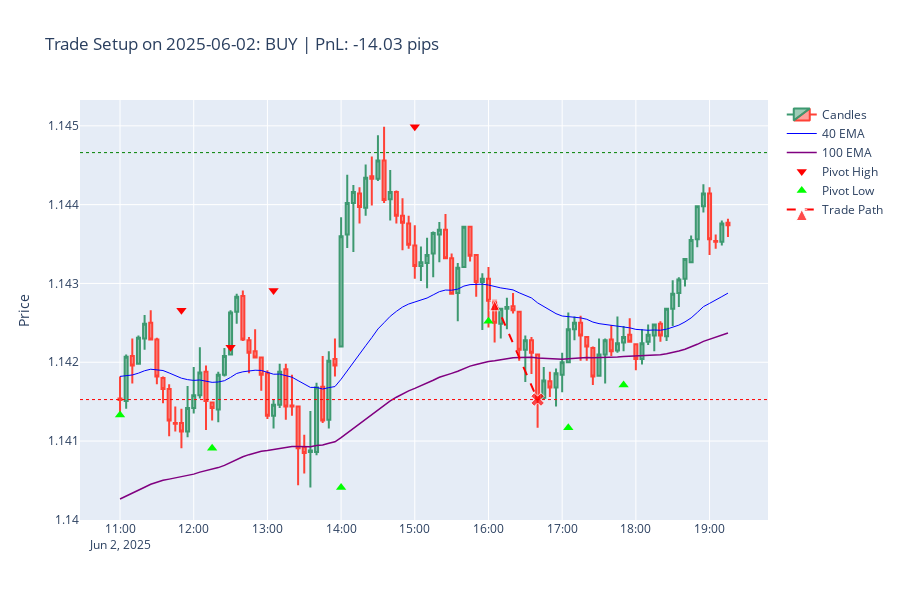
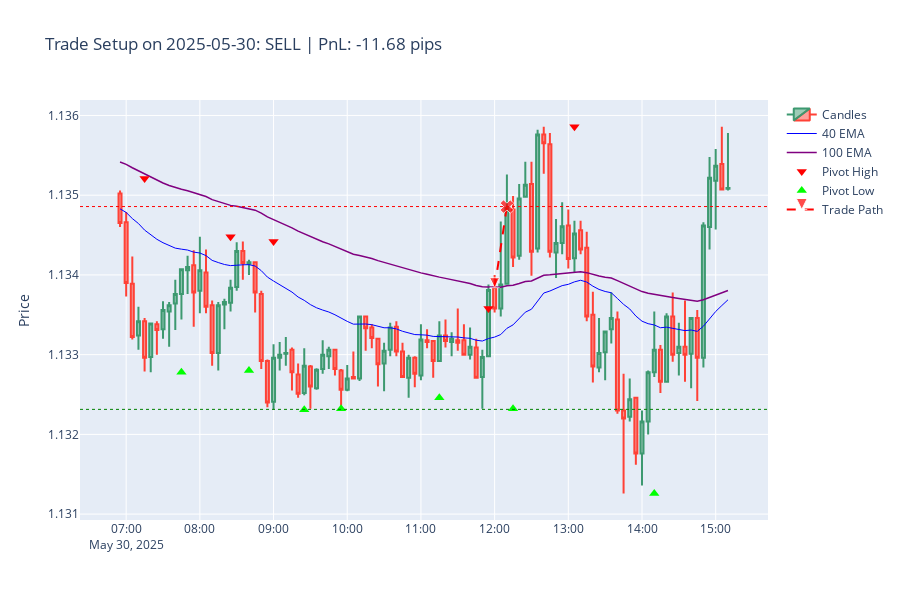
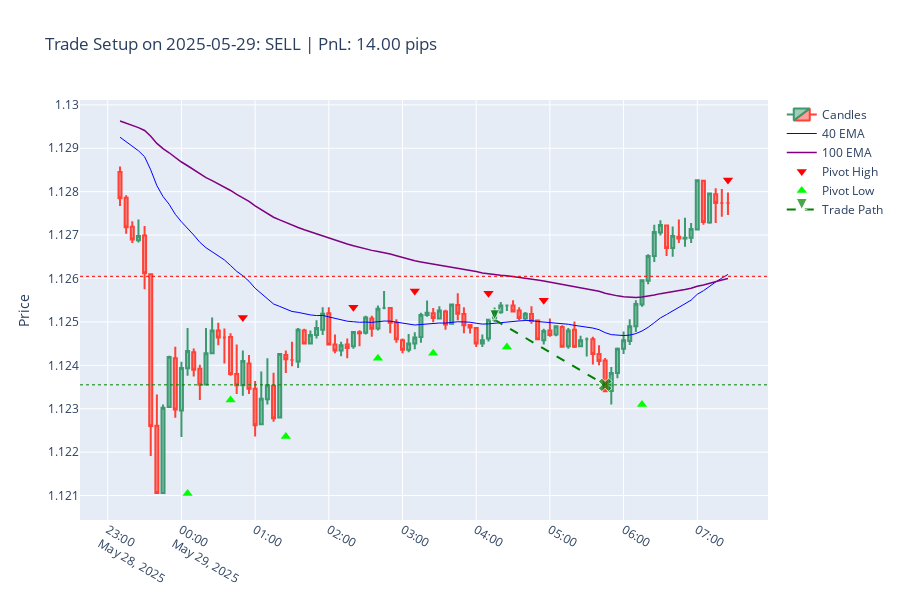
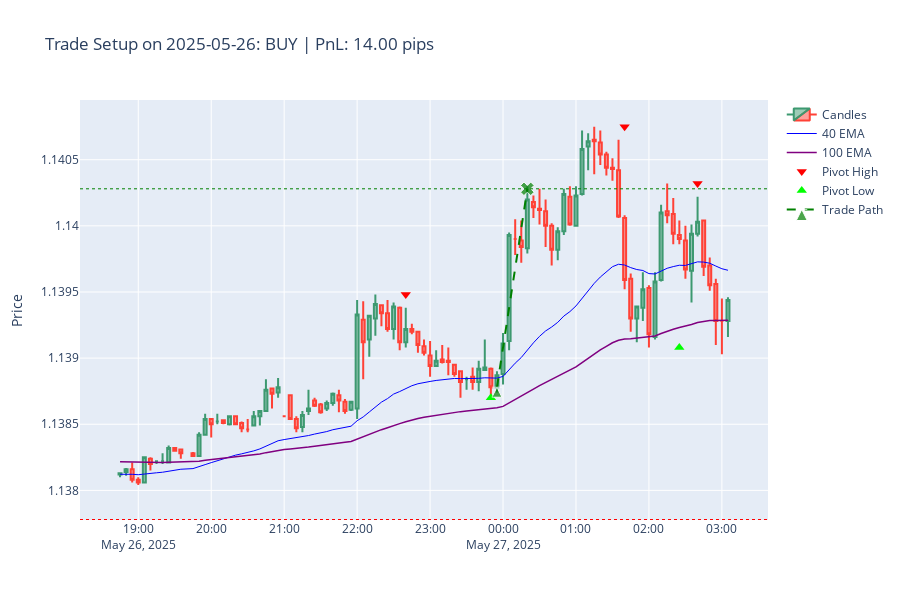

The cell these charts' notebook holds for them, in order:
### Markdown cell above
# Next Steps:
1. adjust for multiple pairs
1. Plot some sample trades
1. Add slippage and commission to the backtest
1. test calculated SL
1. Check furthest back date that can get data on
1. ~~Start testing on live data using API~~

### Code cell
import pandas as pd
import random
import plotly.graph_objects as go
from plotly.subplots import make_subplots

def plot_sample_trades_plotly(
    trades_df: pd.DataFrame,
    full_indicator_df: pd.DataFrame,
    num_to_plot: int = 5
):
    """
    Plots a random sample of trades with pivot points, entry/exit markers, and TP/SL levels.
    Updated to show 20 and 100 EMAs for the pullback strategy.
    """
    if trades_df.empty:
        print("No trades to plot.")
        return
        
    num_to_plot = min(num_to_plot, len(trades_df))
    sample_trades = trades_df.sample(n=num_to_plot, random_state=43)

    print(f"\n--- Plotting {num_to_plot} Sample Trades using Plotly ---")

    for signal_timestamp, trade_info in sample_trades.iterrows():
        # --- 1. Prepare Data Window ---
        entry_loc = full_indicator_df.index.get_loc(signal_timestamp)
        start_loc = max(0, entry_loc - 60)
        end_loc = min(len(full_indicator_df), entry_loc + 40)
        plot_df = full_indicator_df.iloc[start_loc:end_loc]

        # --- 2. Create the Plot ---
        fig = go.Figure()

        fig.add_trace(go.Candlestick(x=plot_df.index, open=plot_df['open'], high=plot_df['high'], low=plot_df['low'], close=plot_df['close'], name='Candles'))
        # --- UPDATED EMAs ---
        fig.add_trace(go.Scatter(x=plot_df.index, y=plot_df['ema_40'], mode='lines', name='40 EMA', line=dict(color='blue', width=1)))
        fig.add_trace(go.Scatter(x=plot_df.index, y=plot_df['ema_100'], mode='lines', name='100 EMA', line=dict(color='purple', width=1.5)))
        
        fig.add_trace(go.Scatter(x=plot_df.index, y=plot_df['pivot_high'], mode='markers', name='Pivot High', marker=dict(symbol='triangle-down', color='red', size=9)))
        fig.add_trace(go.Scatter(x=plot_df.index, y=plot_df['pivot_low'], mode='markers', name='Pivot Low', marker=dict(symbol='triangle-up', color='lime', size=9)))

        # --- 3. Add Trade Markers and Lines ---
        trade_type = "BUY" if trade_info['break_type'] == 1 else "SELL"
        pnl_color = 'green' if trade_info['pnl'] > 0 else 'red'
        
        entry_timestamp = trade_info['dt_of_entry']
        entry_price = trade_info['entry_price']
        exit_timestamp = trade_info['dt_of_exit']
        exit_price = trade_info['exit_price']
        
        fig.add_hline(y=trade_info['tp_price'], line_dash="dot", line_color="green", line_width=1)
        fig.add_hline(y=trade_info['sl_price'], line_dash="dot", line_color="red", line_width=1)

        fig.add_trace(go.Scatter(
            x=[entry_timestamp, exit_timestamp],
            y=[entry_price, exit_price],
            mode='markers+lines',
            line=dict(color=pnl_color, width=2, dash='dash'),
            marker=dict(symbol=['arrow-bar-up' if trade_type=="BUY" else 'arrow-bar-down', 'x'], 
                        color=pnl_color, size=[10, 12]),
            name='Trade Path'
        ))

        # --- 4. Finalize Layout ---
        title_str = f"Trade Setup on {signal_timestamp.date()}: {trade_type} | PnL: {trade_info['pnl']:.2f} pips"
        fig.update_layout(title_text=title_str, xaxis_rangeslider_visible=False, height=600)
        fig.update_yaxes(title_text="Price")
        
        fig.show()


# --- CORRECTED USAGE EXAMPLE ---
# This code assumes it's run after the validation loop cell.

# 1. Re-create the full dataframe with all indicators (including new EMAs) AND pivots
full_indicator_df = add_technical_indicators(df.copy())
full_indicator_df = find_pivot_points(full_indicator_df, lookback=5, prominence_pips=5, pip_size=0.0001)

# 2. Reconstruct the test set dataframe to prevent data misalignment
test_set_indices = X_test.index
test_set_df = orig_dataset.loc[test_set_indices].copy()

# 3. Add the prediction results to this clean dataframe
test_set_df['predicted'] = y_pred

# 4. Filter for trades the model decided to take
trades_taken_by_model = test_set_df[test_set_df['predicted'] == 1].dropna(subset=['dt_of_exit'])

# 5. Call the plotting function with the corrected dataframe
plot_sample_trades_plotly(
    trades_df=trades_taken_by_model,
    full_indicator_df=full_indicator_df,
    num_to_plot=5
)
